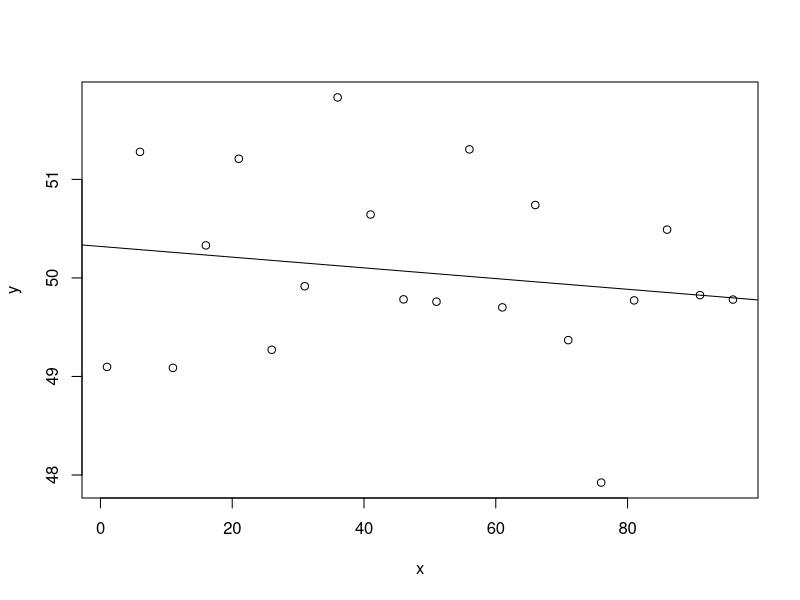

Recreate this plot in R.
setwd("~/GDrive/Willoughby lab/transport risk/")
#example IBM code

#parameters
wildtocargo  = c(10)
survivetrans = 0.9
exitcargo    = 0.5
newenv       = 1

#initialize population <----- for mosquitos we will have to think carefully about how to do this without 
#simulating every individual right away. I made this mistake before and crashed a cluster node!
pop = matrix(nrow=100, ncol=5)            #each individual gets its own row
pop[,1] = seq(1,100,1)                    #each individual has unique ID name
pop[,2] = sample(c(0,1),100,replace=T)    #each individual assigned male (1) or female (0)
pop[,3] = rep(0,100)                      #mom id - later will not be 0, this is useful for debugging
pop[,4] = rep(0,100)                      #dad id - later will not be 0, this is useful for debugging
#...you can add other columsn for other species-specific characteristics you want to track

for(r in 1:10){ #this controls the number of times you want to run the simulation - we will run it more than 10 times eventually
  #sample individuals that move from wild to cargo - we will vary this value for sure, so it is a parameter set above
  intransit = pop[sample(seq(1,nrow(pop),1), wildtocargo, replace=F),,drop=F] #randomly select rows from pop that have moved from wild into cargo/ship
  
  #apply some mortality while in transit
  surviveornot = sample(c(0,1), nrow(intransit), replace=T, prob=c((1-survivetrans), survivetrans))
  intransit    = intransit[which(surviveornot==1), , drop=F] #keep only rows that survived, based on survival probabilty in above line
  
  #some proportion of individuals leave cargo chain and enter wild area at recipient port
  exitornot = sample(c(0,1), nrow(intransit), replace=T, prob=c(exitcargo, (1-exitcargo)))
  inwild    = intransit[which(exitornot==1), , drop=F] #keep only rows that exited, based on  probabilty in above line
  intransit = intransit[which(exitornot==0), , drop=F] #update who is in cargo still (this will give some info about repeated port risks)
  
  #some mortality because environment is inhospitable
  liveornot = sample(c(1,0), nrow(inwild), replace=T, prob=c(newenv, (1-newenv)))
  inwild    = inwild[which(liveornot==1), , drop=F] #keep only rows that exited, based on  probabilty in above line
  
  #reproduction in new location
  
  #ACK! this is a complicated section I don't have time to write today, but generally we'd have to make sure there were males and females, 
  #suitable habitat, and also apply some probability of mating. Then, we could also generate the number of expected offspring to give 
  #insight into how stable the population might be (if only 1 offspring, generation 3 would rely on repeated invasions, for example)
  
  #write simulation output to file - currently not written, but we'd want to output that runs parameters plus anything that 
  #is possibly interesting down the line, such as the number of mozzies left intransit and how many offspring were "created" in the new location
  
}
###NOTE: the sample function right now is binary, but to the extent possible we will substitute those better distributions. For example, probablitly
#of surviving in transit is set to 0.9, but if we know the tails of that estimate we can make the model function better.

x=seq(1,100, 5)
y=rnorm(100/5, 50, 1)
plot(x,y)
lm.out=lm(y~x)
abline(lm.out)
         